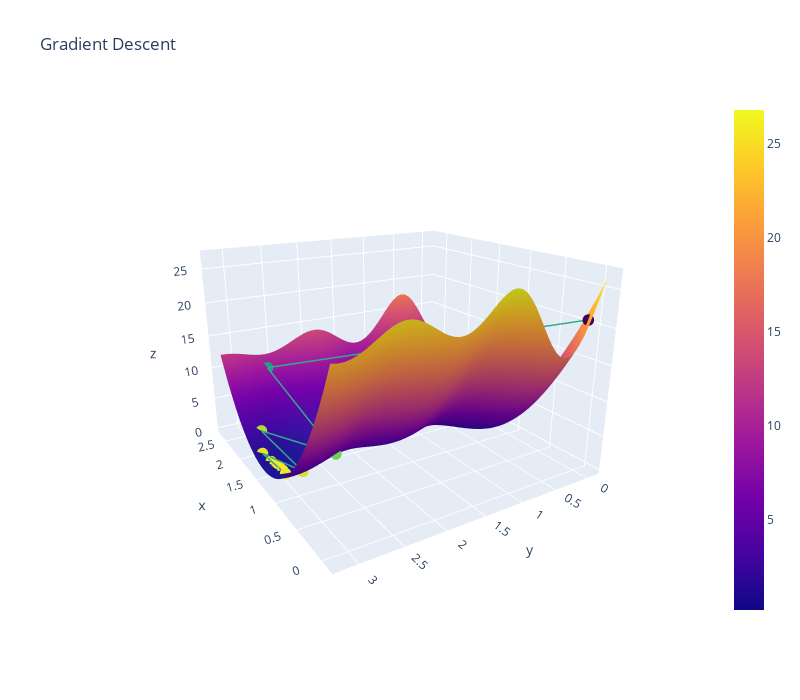

Notebook code for this chart:
### Code cell
# Run me to see a 3D plot (gradient descent with static alpha)
from lab7_utils import plot_3d
plot_3d(thetas[:, 0], thetas[:, 1], loss, mean_squared_error, sin_model, x, y)
